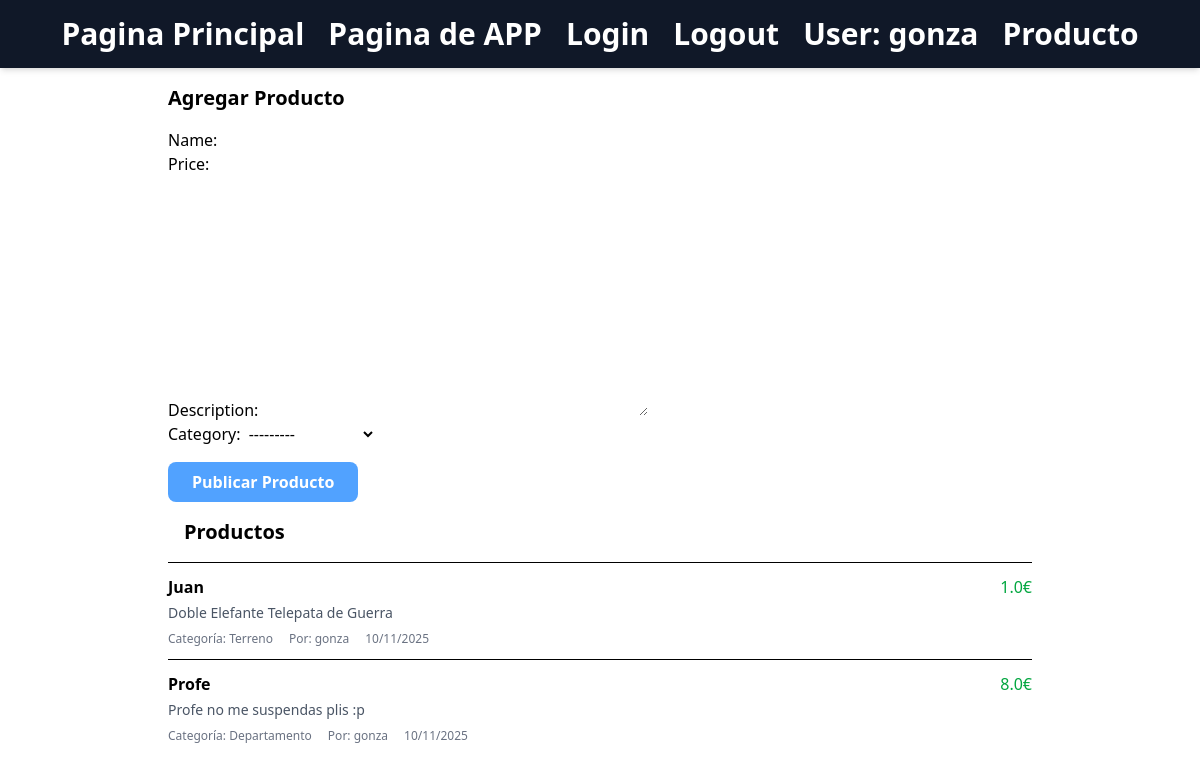
The page /users/producto/ (signed in) on the database its author committed.
### users/models.py (models this page shows)
class Product(models.Model):
    name = models.CharField(max_length=100)
    price = models.FloatField()
    description = models.TextField()
    category = models.CharField(max_length=3, choices=CASAS)
    user = models.ForeignKey(User, on_delete=models.CASCADE)
    date_published = models.DateTimeField(auto_now_add=True)

### users/views.py (the view)
# urls.py: path('producto/', views.product_list_view, name='producto'),
@login_required(login_url="/users/login/")
def product_list_view(request):
    if request.method == 'POST':
        form = UploadProduct(request.POST)
        if form.is_valid():
            new_product = form.save(commit=False)
            new_product.user = request.user
            new_product.save()
            return redirect('users:producto')
    else:
        form = UploadProduct()
    product_list = Product.objects.all()[:20]
    return render(request, "users/producto.html", {
        "product_list": product_list,
        "form": form
    })

### users/forms.py
class UploadProduct(forms.ModelForm):
    class Meta:
        model = Product
        fields = ['name', 'price', 'description', 'category']

### users/templates/users/producto.html
<!DOCTYPE html>
{% extends "base.html" %} {% load static %}{% block content %}
<div class="max-w-4xl mx-auto p-4">
  <div>
    <h1 class="text-xl font-bold mb-4">Agregar Producto</h1>
    <form action="{% url 'users:producto' %}" method="post">
      {% csrf_token %} {{ form }}
      <button
        class="mt-4 px-6 py-2 bg-blue-400 text-white font-semibold rounded-lg hover:bg-black-500"
      >
        Publicar Producto
      </button>
    </form>
  </div>
  <div>
    <div class="p-4 border-b">
      <h2 class="text-xl font-bold">Productos</h2>
    </div>
    <div>
      {% for product in product_list %}
      <div class="border-b py-3 last:border-b-0">
        <div class="flex justify-between">
          <h3 class="font-bold">{{ product.name }}</h3>
          <span class="text-green-600">{{ product.price }}€</span>
        </div>
        <p class="text-gray-600 text-sm mt-1">{{ product.description }}</p>
        <div class="flex text-xs text-gray-500 mt-2">
          <span class="mr-4"
            >Categoría: {{ product.get_category_display }}</span
          >
          <span class="mr-4">Por: {{ product.user.username }}</span>
          <span>{{ product.date_published|date:"d/m/Y" }}</span>
        </div>
      </div>
      {% empty %}
      <div class="text-center py-8 text-gray-500">
        <p>No hay productos publicados.</p>
      </div>
      {% endfor %}
    </div>
  </div>
</div>
{% endblock content %}

### theme/templates/base.html (shortened to what this page needs)
<!DOCTYPE html>
{% load static tailwind_tags %}
<html lang="en">
  <head>
    {% tailwind_css %}
  </head>
  <body class=".container black:black-500">
    <header class="bg-gray-900 shadow-md">
      <nav class="flex justify-center space-x-6 py-4">
        <a
          href="{% url 'pagprinci' %}"
          class="text-3xl text-white font-bold hover:text-pink-500"
        >
          Pagina Principal
        </a>
        <a
          href="{% url 'people:home' %}"
          class="text-3xl text-white font-bold hover:text-purple-500"
        >
          Pagina de APP
        </a>
        <a
          href="{% url 'users:login' %}"
          class="text-3xl text-white font-bold hover:text-green-500"
        >
          Login
        </a>
        {% if user.is_authenticated %}
        <form action="{% url 'users:logout' %}" method="post">
          <button class="text-3xl text-white font-bold hover:text-yellow-500">
            Logout
          </button>
        </form>
        <p class="text-3xl text-white font-bold hover:text-orange-500">
          User: {{user.username}}
        </p>
        <a
          href="{% url 'users:producto' %}"
          class="text-3xl text-white font-bold hover:text-red-500"
          >Producto</a
        >
        {% endif %}
      </nav>
    </header>
    <div class="container mx-auto">
      {% block content %}{% endblock %}
  </body>
</html>

### rows shown on the page
Product: name "Juan", price "1.0", description "Doble Elefante Telepata de Guerra", category "Terreno", user.username "gonza", date_published "10/11/2025"
Product: name "Profe", price "8.0", description "Profe no me suspendas plis :p", category "Departamento", user.username "gonza", date_published "10/11/2025"

### other values the page prints
{{ user.username }} "gonza"
